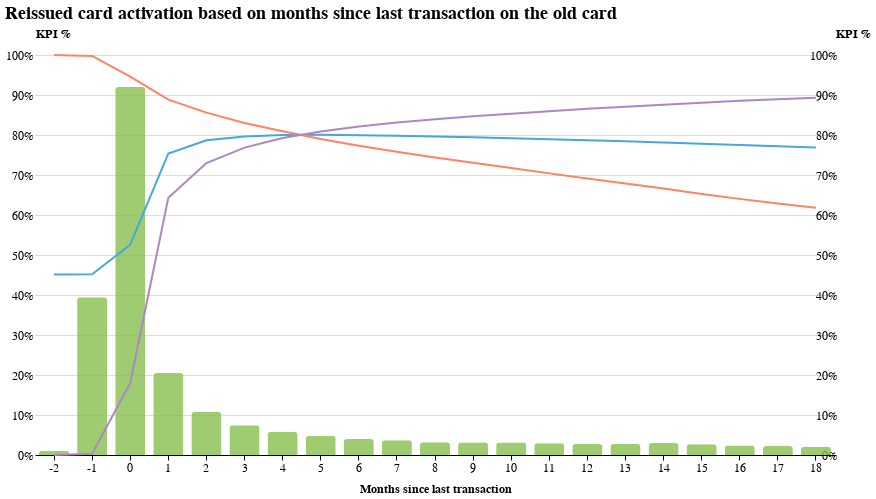

The code cell stored with this chart in its notebook:
### Markdown cell above
What we can see in this chart is that customers active with their cards have over 70% usage rate. While the ones who are not active (dormant, lapsed or potential) on the moment of reissue have significantly lower usage rate. There are several insights that we can make straight away:

1. Potential customers (who have never been MCUs) show no actual potential to activate and use their reissued card. 6% usage rate is very low.
2. Lapsed customers have a low usage rate, however 17% activated still contain a large absolute amount of customers, therefore it would be useful to split these out into a group that has a higher usage rate.
3. Same for Continuous and Sporadic/Undecided customers. There still is 30% of customers who don't use their cards and it makes sense to split these out as well.
4. Dormant customers have a 50% usage rate. From previous research we have information that Dormant customers are either the ones who will return using their card sporadically, or ones who are on their way to being lapsed. Therefore we should also try to split these out. 

In all cases, to split these categories out we will use the further two criteria that we will discuss in this section.

## 1.2. Expired card usage <a name="criterion2"></a>
Second important criterion is the usage of the old expired card. We need to draw a line, on which we can say that the old expired card was abandoned and it is not likely that replacement will be activated. This criterion alone is not a good source of prediction, but it should become very useful when paired with MCU category and possession of secondary card. 

Chart below should help to determine when can we label old card as <b>abandoned</b>. X axis indicates months since last transaction on the old card while lines indicate how many correct predictions we have on each x as well as the overall accuracy. Note: accuracy is the sum of true positive and true negative predictions over all reissued cards.

### Code cell
data = card_abandoned
xaxis = "months_since_last_tx"
yaxis = "sample_size"

x_axis_title = "Months since last transaction"
y_axis_title = "KPI %"
chart_title = (
    "Reissued card activation based on months since last transaction on the old card"
)

text_start = 150
text_gap = 15

base = alt.Chart(data).encode(x=alt.X(xaxis + ":O", axis=alt.Axis(title=x_axis_title)))

bar = base.mark_bar(size=30).encode(
    y=alt.Y(
        "cards:Q",
        axis=None,
    )
)
accuracy = base.mark_line(color="#44A8DA").encode(
    y=alt.Y(
        "accuracy:Q",
        axis=alt.Axis(title=y_axis_title, format=".0%", grid=True),
        scale=alt.Scale(domain=[0, 1]),
    )
)
corr_activations = base.mark_line(color="#FF8360").encode(
    y=alt.Y("perc_positive_detected:Q", axis=None, scale=alt.Scale(domain=[0, 1]))
)
corr_non_activations = base.mark_line(color="#A989C5").encode(
    y=alt.Y("perc_negative_detected:Q", axis=None, scale=alt.Scale(domain=[0, 1]))
)

nearest = alt.selection(
    type="single", nearest=True, on="mouseover", fields=[xaxis], empty="none"
)
selectors = (
    base.mark_point()
    .encode(
        alt.X(xaxis + ":O"),
        opacity=alt.value(0),
    )
    .add_selection(nearest)
)
ruler = (
    base.mark_rule(color="gray")
    .encode(
        x=xaxis + ":O",
    )
    .transform_filter(nearest)
)

accuracy_text = base.mark_text(align="left", dx=5, size=12, color="#44A8DA").encode(
    y=alt.value(text_start),  # pixels from top
    text=alt.condition(nearest, "accuracy_text:O", alt.value(" ")),
)
accuracy_points = accuracy.mark_point(color="#44A8DA").encode(
    opacity=alt.condition(nearest, alt.value(1), alt.value(0))
)
corr_activations_text = base.mark_text(
    align="left", dx=5, size=12, color="#FF8360"
).encode(
    y=alt.value(text_start + text_gap),  # pixels from top
    text=alt.condition(nearest, "corr_non_activations_text:O", alt.value(" ")),
)
corr_activations_points = corr_activations.mark_point(color="#FF8360").encode(
    opacity=alt.condition(nearest, alt.value(1), alt.value(0))
)
corr_non_activations_text = base.mark_text(
    align="left", dx=5, size=12, color="#A989C5"
).encode(
    y=alt.value(text_start + text_gap * 2),  # pixels from top
    text=alt.condition(nearest, "corr_activations_text:O", alt.value(" ")),
)
corr_non_activations_points = corr_non_activations.mark_point(color="#A989C5").encode(
    opacity=alt.condition(nearest, alt.value(1), alt.value(0))
)


alt.layer(
    bar,
    accuracy,
    corr_activations,
    corr_non_activations,
    selectors,
    ruler,
    accuracy_points,
    accuracy_text,
    corr_activations_text,
    corr_activations_points,
    corr_non_activations_text,
    corr_non_activations_points,
).properties(title=chart_title).resolve_scale(y="independent").configure(
    background="#fff"
)

### Figure 1 — Vega-Lite specification as saved in the notebook (floating-point values rounded to 4 significant figures)
{"width": 800, "height": 400, "config": {"title": {"fontSize": 18, "font": "Karla", "anchor": "start", "fontColor": "#000000"}, "axisX": {"domain": true, "domainColor": "#000000", "domainWidth": 1, "grid": false, "labelFont": "Montserrat", "labelFontSize": 12, "labelAngle": 0, "tickColor": "#000000", "tickSize": 5, "titleFont": "Karla", "titleFontSize": 12, "titlePadding": 10, "title": "X Axis Title (units)"}, "axisY": {"domain": false, "grid": true, "gridColor": "#DEDDDD", "gridWidth": 1, "labelFont": "Montserrat", "labelFontSize": 12, "labelAngle": 0, "ticks": false, "titleFont": "Karla", "titleFontSize": 12, "titlePadding": 10, "title": "Y Axis Title (units)", "titleAngle": 0, "titleY": -15, "titleX": 18}, "range": {"category": ["#88C04D", "#44A8DA", "#FED234", "#A989C5", "#066696", "#FC97C2", "#FF8360", "#B7ABC2"], "diverging": ["#cfe8f3", "#a2d4ec", "#73bfe2", "#46abdb", "#1696d2", "#12719e"]}, "legend": {"labelFont": "Montserrat", "labelFontSize": 12, "symbolType": "square", "symbolSize": 100, "titleFont": "Karla", "titleFontSize": 12, "title": "", "orient": "none", "direction": "horizontal", "titleAnchor": "middle"}, "view": {"stroke": "transparent"}, "background": "#fff", "area": {"fill": "#88C04D"}, "line": {"color": "#88C04D", "stroke": "#88C04D", "strokeWidth": 2}, "trail": {"color": "#88C04D", "stroke": "#88C04D", "strokeWidth": 0, "size": 1}, "path": {"stroke": "#88C04D", "strokeWidth": 0.5}, "point": {"filled": true}, "text": {"font": "Montserrat", "color": "#88C04D", "fontSize": 11, "align": "right", "fontWeight": 400, "size": 11}, "bar": {"size": 40, "binSpacing": 1, "opacity": 0.8, "continuousBandSize": 30, "discreteBandSize": 30, "fill": "#88C04D", "stroke": false, "cornerRadiusTopLeft": 3, "cornerRadiusTopRight": 3}, "column": {"fontSize": 18, "font": "Karla", "anchor": "start", "fontColor": "#000000"}}, "layer": [{"mark": {"type": "bar", "size": 30}, "encoding": {"x": {"axis": {"title": "Months since last transaction"}, "field": "months_since_last_tx", "type": "ordinal"}, "y": {"axis": null, "field": "cards", "type": "quantitative"}}}, {"mark": {"type": "line", "color": "#44A8DA"}, "encoding": {"x": {"axis": {"title": "Months since last transaction"}, "field": "months_since_last_tx", "type": "ordinal"}, "y": {"axis": {"format": ".0%", "grid": true, "title": "KPI %"}, "field": "accuracy", "scale": {"domain": [0, 1]}, "type": "quantitative"}}}, {"mark": {"type": "line", "color": "#FF8360"}, "encoding": {"x": {"axis": {"title": "Months since last transaction"}, "field": "months_since_last_tx", "type": "ordinal"}, "y": {"axis": null, "field": "perc_positive_detected", "scale": {"domain": [0, 1]}, "type": "quantitative"}}}, {"mark": {"type": "line", "color": "#A989C5"}, "encoding": {"x": {"axis": {"title": "Months since last transaction"}, "field": "months_since_last_tx", "type": "ordinal"}, "y": {"axis": null, "field": "perc_negative_detected", "scale": {"domain": [0, 1]}, "type": "quantitative"}}}, {"mark": "point", "encoding": {"opacity": {"value": 0}, "x": {"field": "months_since_last_tx", "type": "ordinal"}}, "selection": {"selector002": {"type": "single", "nearest": true, "on": "mouseover", "fields": ["months_since_last_tx"], "empty": "none"}}}, {"mark": {"type": "rule", "color": "gray"}, "encoding": {"x": {"field": "months_since_last_tx", "type": "ordinal"}}, "transform": [{"filter": {"selection": "selector002"}}]}, {"mark": {"type": "point", "color": "#44A8DA"}, "encoding": {"opacity": {"condition": {"value": 1, "selection": "selector002"}, "value": 0}, "x": {"axis": {"title": "Months since last transaction"}, "field": "months_since_last_tx", "type": "ordinal"}, "y": {"axis": {"format": ".0%", "grid": true, "title": "KPI %"}, "field": "accuracy", "scale": {"domain": [0, 1]}, "type": "quantitative"}}}, {"mark": {"type": "text", "align": "left", "color": "#44A8DA", "dx": 5, "size": 12}, "encoding": {"text": {"condition": {"field": "accuracy_text", "type": "ordinal", "selection": "selector002"}, "value": " "}, "x": {"axis": {"title": "Months since last transaction"}, "field": "months_since_last_tx", "type": "ordinal"}, "y": {"value": 150}}}, {"mark": {"type": "text", "align": "left", "color": "#FF8360", "dx": 5, "size": 12}, "encoding": {"text": {"condition": {"field": "corr_non_activations_text", "type": "ordinal", "selection": "selector002"}, "value": " "}, "x": {"axis": {"title": "Months since last transaction"}, "field": "months_since_last_tx", "type": "ordinal"}, "y": {"value": 165}}}, {"mark": {"type": "point", "color": "#FF8360"}, "encoding": {"opacity": {"condition": {"value": 1, "selection": "selector002"}, "value": 0}, "x": {"axis": {"title": "Months since last transaction"}, "field": "months_since_last_tx", "type": "ordinal"}, "y": {"axis": null, "field": "perc_positive_detected", "scale": {"domain": [0, 1]}, "type": "quantitative"}}}, {"mark": {"type": "text", "align": "left", "color": "#A989C5", "dx": 5, "size": 12}, "encoding": {"text": {"condition": {"field": "corr_activations_text", "type": "ordinal", "selection": "selector002"}, "value": " "}, "x": {"axis": {"title": "Months since last transaction"}, "field": "months_since_last_tx", "type": "ordinal"}, "y": {"value": 180}}}, {"mark": {"type": "point", "color": "#A989C5"}, "encoding": {"opacity": {"condition": {"value": 1, "selection": "selector002"}, "value": 0}, "x": {"axis": {"title": "Months since last transaction"}, "field": "months_since_last_tx", "type": "ordinal"}, "y": {"axis": null, "field": "perc_negative_detected", "scale": {"domain": [0, 1]}, "type": "quantitative"}}}], "data": {"name": "data-ec9d7d4ed8a62907438a620b7853d6c8"}, "resolve": {"scale": {"y": "independent"}}, "title": "Reissued card activation based on months since last transaction on the old card", "$schema": "https://vega.github.io/schema/vega-lite/v4.17.0.json", "datasets": {"data-ec9d7d4ed8a62907438a620b7853d6c8": [{"months_since_last_tx": -2, "cards": 585, "accuracy": 0.4511, "perc_negative_detected": 9.248e-06, "perc_positive_detected": 1.0, "accuracy_text": "45% correct predictions", "corr_non_activations_text": "100% of non-activations predicted correctly", "corr_activations_text": "0% of activations predicted correctly"}, {"months_since_last_tx": -1, "cards": 23674, "accuracy": 0.4519, "perc_negative_detected": 0.003376, "perc_positive_detected": 0.9975, "accuracy_text": "45% correct predictions", "corr_non_activations_text": "100% of non-activations predicted correctly", "corr_activations_text": "0% of activations predicted correctly"}, {"months_since_last_tx": 0, "cards": 55199, "accuracy": 0.5257, "perc_negative_detected": 0.1801, "perc_positive_detected": 0.9461, "accuracy_text": "53% correct predictions", "corr_non_activations_text": "95% of non-activations predicted correctly", "corr_activations_text": "18% of activations predicted correctly"}, {"months_since_last_tx": 1, "cards": 12286, "accuracy": 0.7539, "perc_negative_detected": 0.6432, "perc_positive_detected": 0.8885, "accuracy_text": "75% correct predictions", "corr_non_activations_text": "89% of non-activations predicted correctly", "corr_activations_text": "64% of activations predicted correctly"}, {"months_since_last_tx": 2, "cards": 6456, "accuracy": 0.7868, "perc_negative_detected": 0.73, "perc_positive_detected": 0.8559, "accuracy_text": "79% correct predictions", "corr_non_activations_text": "86% of non-activations predicted correctly", "corr_activations_text": "73% of activations predicted correctly"}, {"months_since_last_tx": 3, "cards": 4447, "accuracy": 0.7961, "perc_negative_detected": 0.7684, "perc_positive_detected": 0.8299, "accuracy_text": "80% correct predictions", "corr_non_activations_text": "83% of non-activations predicted correctly", "corr_activations_text": "77% of activations predicted correctly"}, {"months_since_last_tx": 4, "cards": 3470, "accuracy": 0.8001, "perc_negative_detected": 0.7926, "perc_positive_detected": 0.8093, "accuracy_text": "80% correct predictions", "corr_non_activations_text": "81% of non-activations predicted correctly", "corr_activations_text": "79% of activations predicted correctly"}, {"months_since_last_tx": 5, "cards": 2872, "accuracy": 0.8005, "perc_negative_detected": 0.809, "perc_positive_detected": 0.7902, "accuracy_text": "80% correct predictions", "corr_non_activations_text": "79% of non-activations predicted correctly", "corr_activations_text": "81% of activations predicted correctly"}, {"months_since_last_tx": 6, "cards": 2393, "accuracy": 0.7996, "perc_negative_detected": 0.8214, "perc_positive_detected": 0.7731, "accuracy_text": "80% correct predictions", "corr_non_activations_text": "77% of non-activations predicted correctly", "corr_activations_text": "82% of activations predicted correctly"}, {"months_since_last_tx": 7, "cards": 2202, "accuracy": 0.7981, "perc_negative_detected": 0.8311, "perc_positive_detected": 0.7579, "accuracy_text": "80% correct predictions", "corr_non_activations_text": "76% of non-activations predicted correctly", "corr_activations_text": "83% of activations predicted correctly"}, {"months_since_last_tx": 8, "cards": 1925, "accuracy": 0.7963, "perc_negative_detected": 0.8396, "perc_positive_detected": 0.7435, "accuracy_text": "80% correct predictions", "corr_non_activations_text": "74% of non-activations predicted correctly", "corr_activations_text": "84% of activations predicted correctly"}, {"months_since_last_tx": 9, "cards": 1861, "accuracy": 0.7943, "perc_negative_detected": 0.8467, "perc_positive_detected": 0.7305, "accuracy_text": "79% correct predictions", "corr_non_activations_text": "73% of non-activations predicted correctly", "corr_activations_text": "85% of activations predicted correctly"}, {"months_since_last_tx": 10, "cards": 1875, "accuracy": 0.7921, "perc_negative_detected": 0.8533, "perc_positive_detected": 0.7176, "accuracy_text": "79% correct predictions", "corr_non_activations_text": "72% of non-activations predicted correctly", "corr_activations_text": "85% of activations predicted correctly"}, {"months_since_last_tx": 11, "cards": 1754, "accuracy": 0.7894, "perc_negative_detected": 0.8596, "perc_positive_detected": 0.704, "accuracy_text": "79% correct predictions", "corr_non_activations_text": "70% of non-activations predicted correctly", "corr_activations_text": "86% of activations predicted correctly"}, {"months_since_last_tx": 12, "cards": 1660, "accuracy": 0.787, "perc_negative_detected": 0.8655, "perc_positive_detected": 0.6915, "accuracy_text": "79% correct predictions", "corr_non_activations_text": "69% of non-activations predicted correctly", "corr_activations_text": "87% of activations predicted correctly"}, {"months_since_last_tx": 13, "cards": 1668, "accuracy": 0.7841, "perc_negative_detected": 0.8705, "perc_positive_detected": 0.6789, "accuracy_text": "78% correct predictions", "corr_non_activations_text": "68% of non-activations predicted correctly", "corr_activations_text": "87% of activations predicted correctly"}, {"months_since_last_tx": 14, "cards": 1795, "accuracy": 0.7812, "perc_negative_detected": 0.8756, "perc_positive_detected": 0.6664, "accuracy_text": "78% correct predictions", "corr_non_activations_text": "67% of non-activations predicted correctly", "corr_activations_text": "88% of activations predicted correctly"}, {"months_since_last_tx": 15, "cards": 1598, "accuracy": 0.7779, "perc_negative_detected": 0.8809, "perc_positive_detected": 0.6526, "accuracy_text": "78% correct predictions", "corr_non_activations_text": "65% of non-activations predicted correctly", "corr_activations_text": "88% of activations predicted correctly"}, {"months_since_last_tx": 16, "cards": 1440, "accuracy": 0.7749, "perc_negative_detected": 0.8856, "perc_positive_detected": 0.6403, "accuracy_text": "77% correct predictions", "corr_non_activations_text": "64% of non-activations predicted correctly", "corr_activations_text": "89% of activations predicted correctly"}, {"months_since_last_tx": 17, "cards": 1344, "accuracy": 0.7718, "perc_negative_detected": 0.8894, "perc_positive_detected": 0.6288, "accuracy_text": "77% correct predictions", "corr_non_activations_text": "63% of non-activations predicted correctly", "corr_activations_text": "89% of activations predicted correctly"}, {"months_since_last_tx": 18, "cards": 1231, "accuracy": 0.7689, "perc_negative_detected": 0.8929, "perc_positive_detected": 0.618, "accuracy_text": "77% correct predictions", "corr_non_activations_text": "62% of non-activations predicted correctly", "corr_activations_text": "89% of activations predicted correctly"}]}}
